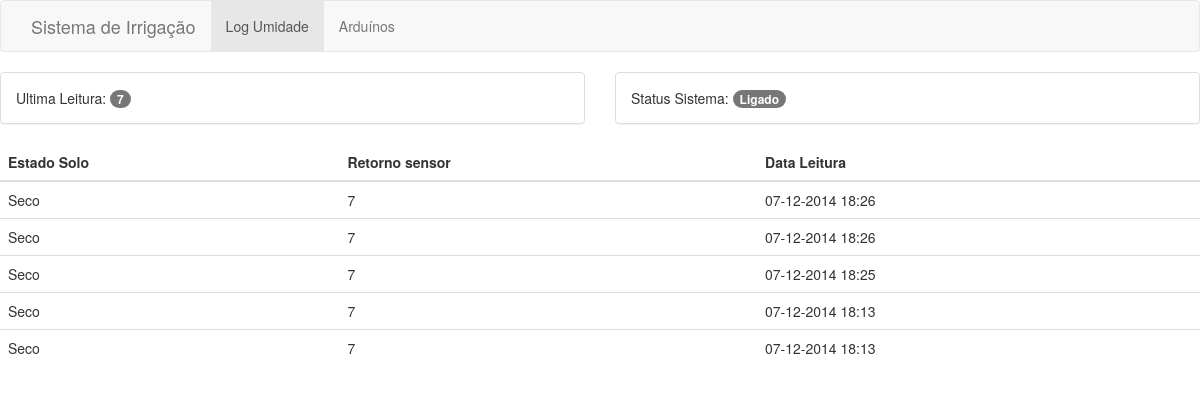
Before: /logs/ with the older database file.
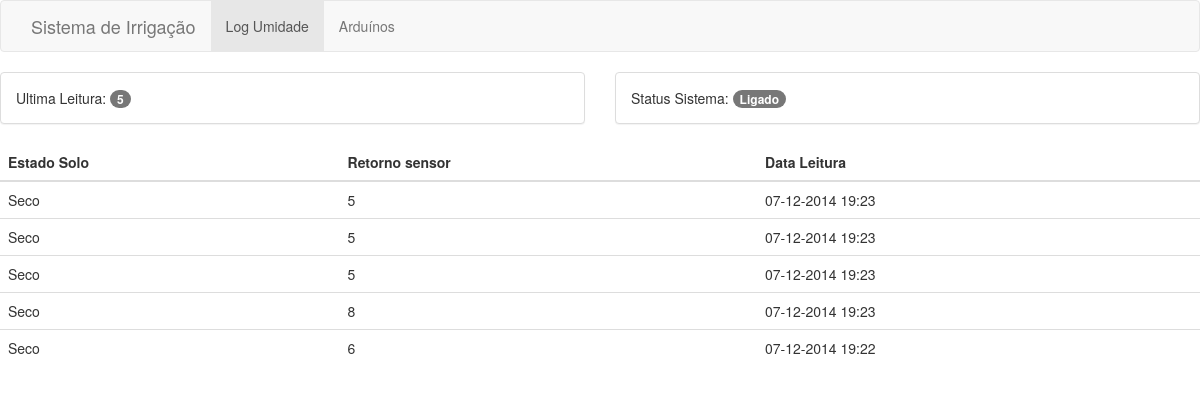
After: the same page with the newer database file.
### irrigation/models.py (models this page shows)
class SoilMoistureControl(models.Model):
	moisture= models.IntegerField(default=0)
	date= models.DateTimeField(auto_now_add=True,blank=True)

### irrigation/views.py (the view)
# urls.py: url(r'^logs/', views.logs,name="logs"),
def logs(request):
	moistureList=SoilMoistureControl.objects.order_by('-date')[:5]
	status= Status.objects.all()[0]
	template=loader.get_template('irrigation/logs.html')
	context=RequestContext(request,{
		'moistureList':moistureList,
		'status':status
	})
	return HttpResponse(template.render(context))

### irrigation/templates/irrigation/logs.html (shortened to what this page needs)
{% extends "irrigation/master.html" %}
{%block menuLog%}active{% endblock%}
{% block content %}
	<div class="row">
		<div class="col-lg-6">
			<div class="panel panel-default">
				<div class="panel-body">
					Ultima Leitura: <span class="badge" id="lastM">
						{% if moistureList %}
								{{moistureList.0.moisture}}
						{% else %}
								Nenhum Registro
						{%endif%}</span>
				</div>
			</div>
		</div>
		<div class="col-lg-6">
			<div class="panel panel-default">
				<div class="panel-body">
					Status Sistema:
							{% ifequal status.status  1%}
					                <span class="badge">Ligado</span>
							{% else %}
							        <span class="badge">Desligado</span>
							{% endifequal%}
				</div>
			</div>
		</div>
	</div>
	<div class="row">
			<div class="col-lg-12">
			<table class="table" id="moistureTable">
				<thead>
				<tr> <th>Estado Solo</th><th>Retorno sensor</th><th> Data Leitura</th></tr>
				</thead>
				<tbody>
				{% if moistureList %}
					{%for moisture in moistureList%}
						<tr>
							<td> {% if moisture.moisture > 300 %}
										Umido
								{%else%}
										Seco
								{%endif%}
								</td>
								<td>{{ moisture.moisture }}</td>
							<td>{{ moisture.date|date:"d-m-Y H:i" }}</td>
						</tr>
					{% endfor %}
				{%endif%}
				</tbody>
			</table>
		</div>
	</div>
{% endblock%}

Changed rows visible on the page:
no longer on this page (row unchanged): SoilMoistureControl: moisture "7", shows "Seco", date "07-12-2014 18:26"
no longer on this page (row unchanged): SoilMoistureControl: shows "Seco", moisture "7", date "07-12-2014 18:26"
no longer on this page (row unchanged): SoilMoistureControl: shows "Seco", moisture "7", date "07-12-2014 18:25"
no longer on this page (row unchanged): SoilMoistureControl: shows "Seco", moisture "7", date "07-12-2014 18:13"
no longer on this page (row unchanged): SoilMoistureControl: shows "Seco", moisture "7", date "07-12-2014 18:13"
added SoilMoistureControl: moisture "5", shows "Seco", date "07-12-2014 19:23"
added SoilMoistureControl: shows "Seco", moisture "5", date "07-12-2014 19:23"
added SoilMoistureControl: shows "Seco", moisture "5", date "07-12-2014 19:23"
added SoilMoistureControl: shows "Seco", moisture "8", date "07-12-2014 19:23"
added SoilMoistureControl: shows "Seco", moisture "6", date "07-12-2014 19:22"
